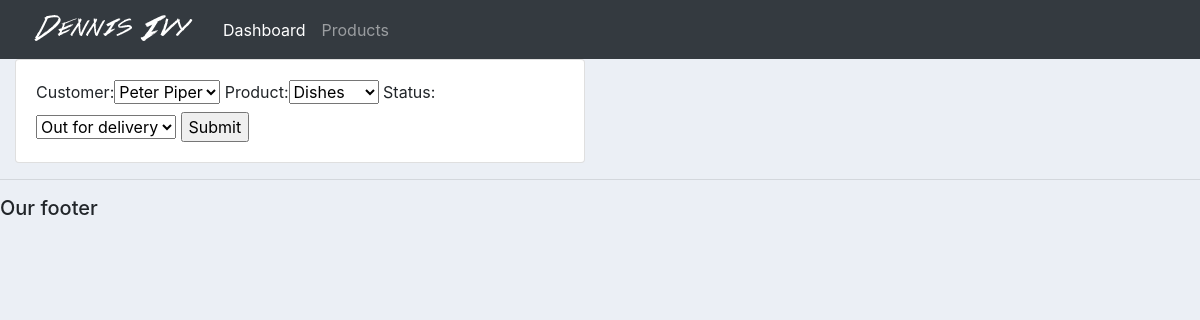
The page /update_order/3/ on the database its author committed.
### accounts/models.py (models this page shows, shortened)
class Order(models.Model):
	STATUS = (
			('Pending', 'Pending'),
			('Out for delivery', 'Out for delivery'),
			('Delivered', 'Delivered'),
			)
	customer = models.ForeignKey(Customer, null=True, on_delete= models.SET_NULL)
	product = models.ForeignKey(Product, null=True, on_delete= models.SET_NULL)
	date_created = models.DateTimeField(auto_now_add=True, null=True)
	status = models.CharField(max_length=200, null=True, choices=STATUS)

### accounts/views.py (the view)
# urls.py: path('update_order/<str:pk>/', views.updateOrder, name="update_order"),#updated on 21/03/2021 by Chetan Dharmik
def updateOrder(request, pk):
	order = Order.objects.get(id=pk)
	form = OrderForm(instance=order)
	if request.method == 'POST':
		form = OrderForm(request.POST, instance=order)
		if form.is_valid():
			form.save()
			return redirect('/')
	context = {'form':form}
	return render(request, 'accounts/order_form.html', context)

### accounts/forms.py
class OrderForm(ModelForm):
	class Meta:
		model = Order
		fields = '__all__'

### accounts/models.py (called while the page is built)
	def __str__(self):
		return self.name

	def __str__(self):
		return self.name

### accounts/templates/accounts/order_form.html (shortened to what this page needs)
{%  extends 'accounts/main.html' %}
{% load static %}
{% block content %}
<div class="row">
	<div class="col-md-6">
		<div class="card card-body">
			<form action="" method="POST">
				{{form}}
				<input type="submit" name="Submit">
			</form>
		</div>
	</div>
</div>
{% endblock %}

### static/css/main.css (style rules this page uses)
body { background-color: #ebeff5; }

### rows shown on the page
Order: customer "Peter Piper", product "Dishes", status "Out for delivery"
